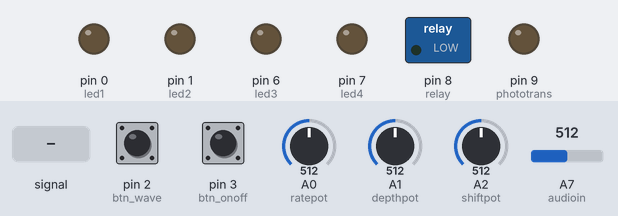
The sketch below on a simulated Arduino Nano, built with avr-gcc and run on an emulated ATmega328P. On the bench: switched loads named in the sketch (green lamp = pin HIGH), output pins drawn as LEDs (lit = HIGH). Inputs (shaded band) come from the test bench; at power-on: A2 (shiftpot) = 512, pin 2 (btn_wave) HIGH, A7 (audioin) = 512, pin 3 (btn_onoff) HIGH, A0 (ratepot) = 512, A1 (depthpot) = 512. EEPROM starts erased; pins used as bus, display or sensor lines are not drawn.

Above: at 1.2 s.
1.3 s: A7 (audioin) fed a 200 Hz sine of ±81 counts around its level
4.3 s: A2 (shiftpot) set to 716
5.8 s: pin 2 (btn_wave) pulled LOW for 0.15 s
At 6.8 s:
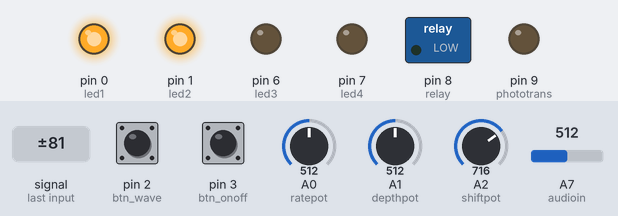
7.4 s: A7 (audioin) set to 306
At 8.6 s:
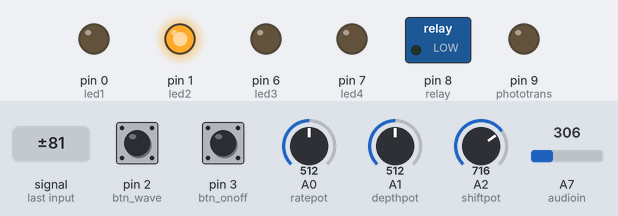
8.9 s: pin 3 (btn_onoff) pulled LOW for 0.15 s
At 8.98 s:
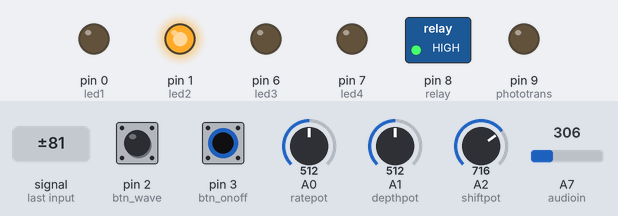
10.5 s: pin 2 (btn_wave) pulled LOW for 0.15 s
At 11.2 s:
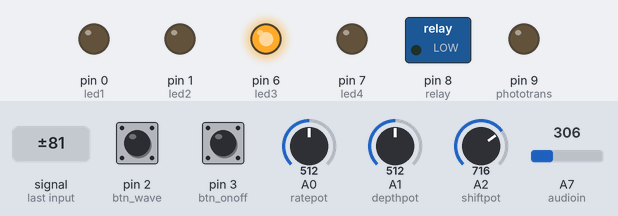
Timing chart, 0 to 13.3 s (numbered marks = the images above; inputs shaded):
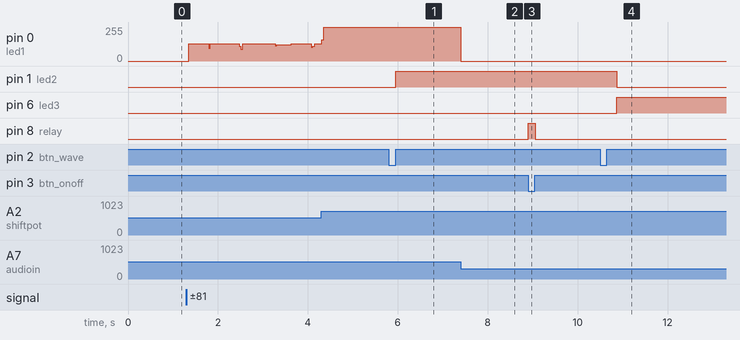

The sketch:

COMP.ino
```cpp
#include <SPI.h>         // Remember this line!
#include <DAC_MCP49xx.h>
#include <math.h>
#include <EEPROM.h>

// The Arduino pin used for the slave select / chip select
#define SS_PIN 10

// Set up the DAC.
// First argument: DAC model (MCP4901, MCP4911, MCP4921)
// Second argument: SS pin (10 is preferred)
// (The third argument, the LDAC pin, can be left out if not used)
DAC_MCP49xx dac(DAC_MCP49xx::MCP4921, SS_PIN);

#define phototrans 9
#define relay 8
int delaytime = 20000;
#define led1 0
#define led2 1
#define led3 6
#define led4 7
#define STATE_NORMAL 0 //static const int  STATE_NORMAL = 0; // no button activity
#define STATE_SHORT 1 //static const int  STATE_SHORT  = 1; // short button press
#define STATE_LONG 2 //static const int  STATE_LONG  = 2; // long button press
volatile int  resultButton = 0; // global value set by checkButton()
#define btn_onoff 3
#define btn_wave 2

#define ratepot A0
#define depthpot A1
#define shiftpot A2
#define audioin A7
//#define audiosignal A3

long debouncing_time = 250; //Debouncing Time in Milliseconds
volatile unsigned long last_micros;
volatile unsigned long last_micros2;
volatile unsigned long last_micros3;
bool peakos = false;
int iii;
int led;
int i;
int b;
int enact = 1;
int wavetablelength = 512;
int relay_damper_ms = 10;
uint16_t h;
float prevData = 0;
float newData =0;
float peak;
int breaker = 1;
int rate;
int state = 0;
int hate = 0;
float val;
float low;
float SHORT1;
float Threshold;
float RAWIN;
float adjust;
float attack;
float input_bias = 0.68; //
float release;
bool comp_status_on ;
int timer1_counter;
const int SHORT1_AVG_SAMPLE = 500;     //Samples taken. More = Smoother but also slower.
//sample variables for smoothing (leave these alone)
int SHORT1_AVG_SAMP[SHORT1_AVG_SAMPLE] = {0}; //value of sample
int SHORT1_AVG_INDEX = 0;                   //number of sample from 1-[NUMSAMPLE]
int SHORT1_AVG_TOTAL = 0;
//----------------------------
//gate settings
int gate_on_response = 50; // difference between SHORT1 & 2 needed for gate to turn on
int SHORT1_SMOOTHING = 10; // SHORT1 Smoothing
int ROLLOFF = 10;  //SPEED THAT GATE SHUTS OFF (higher number = faster.)
float ratio = 0.05;
float working_ratio = 1;

float slope = 0.01;// roll off from peaks
/*
2:1 = 0.5
4:1 = 0.25
20:1 = 0.05

*/

bool rms = false;


void setup() {

    // Set the SPI frequency to 1 MHz (on 16 MHz Arduinos), to be safe.
  // DIV2 = 8 MHz works for me, though, even on a breadboard.
  // This is not strictly required, as there is a default setting.
  dac.setSPIDivider(SPI_CLOCK_DIV2);

  // Use "port writes", see the manual page. In short, if you use pin 10 for
  // SS (and pin 7 for LDAC, if used), this is much faster.
  // Also not strictly required (no setup() code is needed at all).
  dac.setPortWrite(true);
  // put your setup code here, to run once:
  pinMode(led1, OUTPUT);
  pinMode(led2, OUTPUT);
  pinMode(led3, OUTPUT);
  pinMode(led4, OUTPUT);

  pinMode(relay, OUTPUT); //relay
  pinMode(phototrans, OUTPUT); //relay


  pinMode(ratepot, INPUT);
  pinMode(depthpot, INPUT);
  pinMode(shiftpot, INPUT);
    pinMode(audioin, INPUT);
      // disable all interrupts
  // Setup the second button with an internal pull-up :
  pinMode(btn_wave, INPUT_PULLUP);
  attachInterrupt(digitalPinToInterrupt(btn_wave), checkButton, CHANGE); //FALLING? OR RISING? as a way to not have theinterupt triggering when depressed for a long time
  pinMode(btn_onoff, INPUT_PULLUP);
  attachInterrupt(digitalPinToInterrupt(btn_onoff), ONANDOFF, CHANGE);


 //Setup Timer2 to fire every 1ms
  TCCR2B = 0x00;        //Disbale Timer2 while we set it up
  TCNT2  = 230;         //Reset Timer Count to 130 out of 255 - counter is 255-count (ie 205 -= 50)
  TIFR2  = 0x00;        //Timer2 INT Flag Reg: Clear Timer Overflow Flag
  TIMSK2 = 0x01;        //Timer2 INT Reg: Timer2 Overflow Interrupt Enable
  TCCR2A = 0x00;        //Timer2 Control Reg A: Wave Gen Mode normal
  TCCR2B = 0x05;        //Timer2 Control Reg B: Timer Prescaler set to 128

digitalWrite(phototrans, LOW);
  //sine()d
led = EEPROM.read(1);
  //PORTB |= _BV(PB0);
switch (led) {
    case 1:
      ratio_2_1();
      break;

    case 2:
      ratio_5_1();
      break;

    case 3:
      ratio_8_1();
      break;

    case 4:
 ratio_20_1();
      break;
  }
}


extern "C" {
ISR(TIMER2_OVF_vect) {
 checkthings();
  TCNT2 = 230;           //Reset Timer to 130 out of 255
  TIFR2 = 0x00;          //Timer2 INT Flag Reg: Clear Timer Overflow Flag
};
}

void loop() {
//---------------------------------------------*Dynamics-------------------------------------------
 int longButton=0;


  switch (resultButton) {

  case STATE_NORMAL: {
  break;
  }

  case STATE_SHORT: {
  CHANGEWAVE();
  resultButton=STATE_NORMAL;
  break;
  }

  case STATE_LONG: {
  PEAK_RMS();
  longButton++;
  resultButton=STATE_NORMAL;
  break;
  }
  }


//RAWIN = RAWIN - input_bias;

//RAWIN = map(RAWIN, 0, 1024, 0, 1023);


if((RAWIN>Threshold)) // if short is over the threashold
{
if(!comp_status_on){
  comp_status_on = true;
PORTD |= _BV(PD0);
} //if status is off, turn it on, turn on LED

working_ratio = working_ratio - attack;
if(working_ratio <= ratio){working_ratio=ratio;}

}else{ // should be else the signal over the Threshold

if(comp_status_on){working_ratio = working_ratio+release;}

if (working_ratio >= 1.00){
working_ratio =1.00;
comp_status_on = false;
PORTD &= ~_BV(PD0);
}
 }
adjust = RAWIN-((Threshold+((RAWIN-Threshold)*working_ratio))); //what is in the brackets is the compressed signal, total equation is the difference.


h  = 0 + (adjust);//adjust*20;//from 1023 to 4096

if (h >4095){h=4095;}
if (h <1){h=1;}
//4095 SEEMS TO BE SILENT, 0 FULL VOLUME
//adjust back for RAWIN's input adjustments
dac.output(h);


}


void checkthings(){
  //read depth pot and scale
  attack = analogRead(depthpot);
  //attack = map(attack , 0, 1023, 0, 2000);
  attack = attack/10000;

  //read rate pot and add delay to make longer=
  release = analogRead(ratepot);
 //release = map(release , 0, 1023, 0, 2000);
  release = release/1000;
  //rate = fscale( 0, 1023, 100, 2000, rate, -4);

  Threshold = analogRead(shiftpot);
  Threshold  = map(Threshold , 0, 1023, 3000, 0);
   //Threshold = Threshold*4;
RAWIN = analogRead(audioin);
RAWIN = (RAWIN - ((1023/5)*input_bias))*4;// roughly minus the milllivolts
if(rms){ RAWIN  =  RAWIN  * 0.7071;}   //RMS
if(RAWIN<=0){RAWIN = 0;}


  //rate = fscale( 0, 1023, 100, 2000, rate, -4);
  //---------------------------------------------*AVERAGING*------------------------------------------------------------------*/
SHORT1_AVG_TOTAL -= SHORT1_AVG_SAMP[SHORT1_AVG_INDEX];   //Subtracts the last sample
SHORT1_AVG_SAMP[SHORT1_AVG_INDEX] = RAWIN;          //sets the sample to the analoge reading (0-1024)
SHORT1_AVG_TOTAL += SHORT1_AVG_SAMP[SHORT1_AVG_INDEX++]; //adds the sample to the total and moves INDEX to the next value
if (SHORT1_AVG_INDEX >= (SHORT1_SMOOTHING)){SHORT1_AVG_INDEX = 0;}
SHORT1 = SHORT1_AVG_TOTAL/SHORT1_SMOOTHING;


}


void ONANDOFF() {
if ((long)(micros() - last_micros) >= debouncing_time * 550) {
TOGGLE_HW_RELAY();
last_micros = micros();
}
}

void TOGGLE_HW_RELAY(){

digitalWrite(phototrans, HIGH);
delayMicroseconds(delaytime);
if (state == 0) {
      PORTB |= _BV(PB0); //8
      state = 1;
    }
    else {
      PORTB &= ~_BV(PB0); //8
      state = 0;
    }
delayMicroseconds(delaytime);
digitalWrite(phototrans, LOW);

 }

void PEAK_RMS(){
  if(!rms){rms=true;}else{rms=false;}
  }


void CHANGEWAVE() {
  if ((long)(micros() - last_micros2) >= debouncing_time * 150) {
    led++;
    if (led >= 5) {
      led = 2;
    }
  EEPROM.write(1, led);
    last_micros2 = micros();
  }
   //tri();
 switch (led) {
    case 1:
      ratio_2_1();
      break;

    case 2:
      ratio_5_1();
      break;

    case 3:
      ratio_8_1();
      break;

    case 4:

      ratio_20_1();
      break;
  }

}

void  ratio_2_1() {
//PORTD |= _BV(PD0);
//PORTD &= ~_BV(PD7);


}

void  ratio_5_1() {
ratio = 0.2;
PORTD |= _BV(PD1);
PORTD &= ~_BV(PD7);
//PORTD &= ~_BV(PD0);
}

void  ratio_8_1() {
ratio = 0.125;
PORTD |= _BV(PD6);
PORTD &= ~_BV(PD1);

}

void  ratio_20_1() {
ratio = 0.005;
PORTD |= _BV(PD7);
PORTD &= ~_BV(PD6);

}


void checkButton() {
  /*
  * This function implements software debouncing for a two-state button.
  * It responds to a short press and a long press and identifies between
  * the two states. Your sketch can continue processing while the button
  * function is driven by pin changes.
  */

  const unsigned long LONG_DELTA = 300000;               // hold seconds for a long press
  const unsigned long DEBOUNCE_DELTA = 3000;        // debounce time
  static int lastButtonStatus = HIGH;                                   // HIGH indicates the button is NOT pressed
  int buttonStatus;                                                                    // button atate Pressed/LOW; Open/HIGH
  static unsigned long longTime = 0, shortTime = 0; // future times to determine is button has been poressed a short or long time
  boolean Released = true, Transition = false;                  // various button states
  boolean timeoutShort = false, timeoutLong = false;    // flags for the state of the presses

  buttonStatus = digitalRead(2);                // read the button state on the pin "BUTTON_PIN"
  timeoutShort = (micros() > shortTime);                          // calculate the current time states for the button presses
  timeoutLong = (micros() > longTime);


  if (buttonStatus != lastButtonStatus) {                          // reset the timeouts if the button state changed
      shortTime = micros() + DEBOUNCE_DELTA;
      longTime = micros() + LONG_DELTA;
  }


  Transition = (buttonStatus != lastButtonStatus);        // has the button changed state
  Released = (Transition && (buttonStatus == HIGH)); // for input pullup circuit

  lastButtonStatus = buttonStatus;                                     // save the button status

  if ( ! Transition) {                                                                //without a transition, there's no change in input
  // if there has not been a transition, don't change the previous result
       resultButton =  STATE_NORMAL | resultButton;
       return;
  }


  if (timeoutLong && Released) {                                      // long timeout has occurred and the button was just released
       resultButton = STATE_LONG | resultButton;       // ensure the button result reflects a long press
  } else if (timeoutShort && Released) {                          // short timeout has occurred (and not long timeout) and button was just released
      resultButton = STATE_SHORT | resultButton;     // ensure the button result reflects a short press
  } else {                                                                                  // else there is no change in status, return the normal state
      resultButton = STATE_NORMAL | resultButton; // with no change in status, ensure no change in button status
  }
}
```

Measured:
- after the input at 5.8 s, pin 1 (led2): LOW → HIGH after 0.15 s
- after the input at 7.4 s, pin 0 (led1): 255/255 → 0/255 at once
- after the input at 8.9 s, pin 8 (relay): LOW → HIGH at once, → LOW 0.15 s later
- after the input at 10.5 s, pin 1 (led2): HIGH → LOW after 0.37 s; pin 6 (led3): LOW → HIGH after 0.37 s
